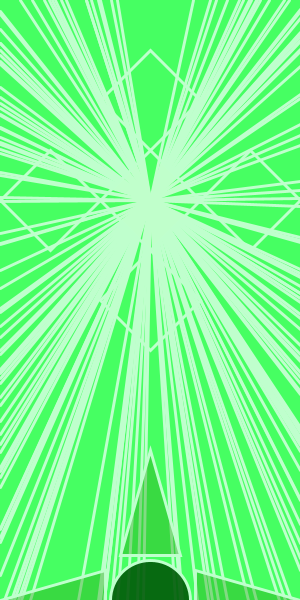
Frame 1 (no input)
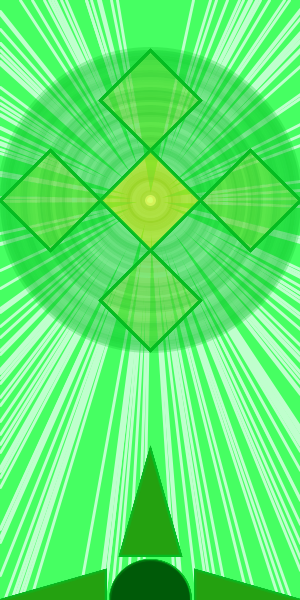
Frame 60 (the mouse pressed at the canvas centre just before this capture)
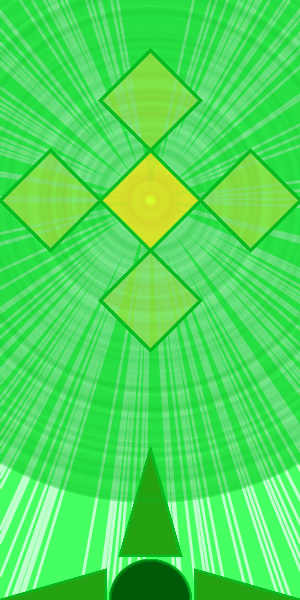
Frame 120 (the mouse held since frame 60 and released just before this capture)

The Processing sketch that drew these frames (run headless with seeded random() and noise(); from frame 60 on, the mouse is pressed at the canvas centre):

// Processing sketch: processing_24361
// ── processing_24361.pde



int space = 1;
int count = 1;
void setup() {
  size(300,600);


  background(70,255,98);
  noFill();
  smooth();
}

void draw() {
  space = space + 5;
  stroke(2,167,28,random(50,100));
  strokeWeight(5);
  stroke(4,188,33,random(50,100));
  ellipse(150,200,space,space);
  strokeWeight(random(1,3));
  while (count < 30) {
    count = count + 1;
    stroke(191,255,205);
    line(150,200,0,random(0,600));
    line(150,200,random(0,300),0);
    line(150,200,300,random(0,600));
    line(150,200,random(0,300),600);
    line(150,200,300,random(0,600));
    line(150,200,0,random(0,600));
  }
  int w = 150 ;
  int e = 600;
  fill(0,90,8,230);
  ellipse(w,e,80,80);
  fill(36,160,15,100);
  triangle(120, 555, 150, 450, 180, 555);
  triangle(120, 645, 150, 750, 180, 645);
  triangle(105, 570, 0, 600, 105, 630);
  triangle(195, 570, 300, 600, 195, 630);
  noFill();
  fill(255,255,0,3);
  quad(150,150,200,200,150,250,100,200);
  fill(255,255,0,1);
  quad(150,150,100,100,150,50,200,100);
  quad(150,250,200,300,150,350,100,300);
  quad(250,150,300,200,250,250,200,200);
  quad(50,150,100,200,50,250,0,200);
  noFill();


}
